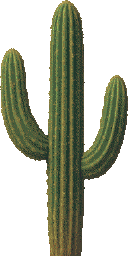
#> input picture assets/forest/desert_big_cactus_1.png, 128 x 256 px, given as the content of the folder ../assets/forest/desert_big_cactus_1.png, which was not available
$ python build-texpack.py ../assets/forest/desert_big_cactus_1.png
#> lines starting #> are read from the running program, lines starting #| are printed output that depends on the picture; after the words box and inside, x2 and y2 are one past the last pixel; in counts of white or black regions, pixels touching at a corner belong together; pictures that were not available may be replaced by others from this repository, and a replacement may not be noted
#!/usr/bin/env python3
"""
MEWD — build the texture pack

    tools/build-texpack.py SRC [SRC ...]

Each SRC is a folder of PNGs the user handed over (the Archive.zip and
textures.7z sets, unpacked). Everything in it, at any depth, goes into
assets/textures as NAME.png; the folder it sat in becomes its GROUP in
the editor's texture browser. Six faces of a skybox (NAME_up, _dn, _fr
or _ft, _bk, _lf, _rt, with or without a trailing 2) are not textures:
they are turned into ONE panorama each in assets/skies, which is what the
sky sphere wears (js/sky.js). Then js/texpack-data.js is written, the
list js/texpack.js reads — keeping the rows tools/prep-vandre.py put in
it (group vandre/...), which come from another repository.

WHAT IS DONE TO A PICTURE ON THE WAY, and it is only ever lossless or
a resize:
  - an alpha channel with nothing in it is dropped
  - anything longer than MAX_SIDE on a side is halved until it is not
  - it is saved optimised, and kept in whichever of the two encodings
    (as it was, or re-encoded) is smaller
  - an animation run longer than PALETTE_RUN frames is palettised to 256
    colours, frame by frame, and halved if it is wider than 512: a
    75-frame test pattern at full size and colour is 24 megabytes, and
    at 423 by 240 in 256 colours it is a test pattern still

THE SKYBOXES are joined by LOOKING, not by trusting their names: every
tool that ever wrote one had its own idea of which face is "left". The
four sides are put in the order whose touching edges match best, and the
top and bottom are turned, of the eight ways they can be, to the one that
meets the sides. A box with alpha in it is laid on black.

Needs Pillow and numpy. The output is committed; this is here so it can
be made again.
"""
import json, os, re, sys
from itertools import permutations
import numpy as np
from PIL import Image

ROOT = os.path.join(os.path.dirname(os.path.abspath(__file__)), '..')
TEX = os.path.join(ROOT, 'assets', 'textures')
SKY = os.path.join(ROOT, 'assets', 'skies')
DATA = os.path.join(ROOT, 'js', 'texpack-data.js')
MAX_SIDE = 2048
PALETTE_RUN = 30
SKY_W, SKY_H = 2048, 1024

# The first archive was flat: its groups, by what the pictures are.
FLAT_GROUPS = [
    (r'^(CONC_|XTX_|DIAG_|CAUTSTR|PARKLOT)', 'concrete'),
    (r'^(DEVPAN|DR1_|EYEDO|REACTB|OP|TERMPAN|KEYBOARD|MONITOR|REDLIGHT|DOOR0)', 'ops room'),
    (r'^(GRASS[0-9]|IVY|LAWNTEST|MOSS|DIRT_|ROCK_)', 'nature'),
    (r'^(CLOUDS|MNTN|TREELINE|RUINLINE)', 'background'),
]
# World units per pixel: the pack is drawn at twice Doom's resolution,
# except where a picture says otherwise (see js/texpack.js).
ONE_TO_ONE = re.compile(r'^(DR1_|\d+TEST$|DEBUG\d+$|OFCCUB02$)')
SKY_FACE = re.compile(r'^(.*?)[_]?(up|dn|fr|ft|bk|lf|rt)2?$', re.I)


def group_of(rel, name):
    d = os.path.dirname(rel).replace(os.sep, '/')
    if d:
        return d.split('/', 1)[-1] if d.startswith('textures/') else d
    for pat, g in FLAT_GROUPS:
        if re.match(pat, name):
            return g
    return 'misc'


def save_small(im, dst, src_path=None):
    im.save(dst, optimize=True)
    if src_path and os.path.getsize(src_path) < os.path.getsize(dst):
        with open(src_path, 'rb') as f, open(dst, 'wb') as g:
            g.write(f.read())


def prepare(path, palettise):
    im = Image.open(path)
    im.load()
    orig_w = im.width
    changed = False
    if im.mode == 'P' and 'transparency' in im.info:
        im = im.convert('RGBA'); changed = True
    elif im.mode not in ('RGB', 'RGBA', 'P', 'L'):
        im = im.convert('RGBA'); changed = True
    if im.mode == 'RGBA':
        a = np.asarray(im)[..., 3]
        if a.min() == 255:
            im = im.convert('RGB'); changed = True
    while max(im.size) > MAX_SIDE:
        im = im.resize((im.width // 2, im.height // 2), Image.NEAREST); changed = True
    if palettise and im.width > 512:
        im = im.resize((im.width // 2, im.height // 2), Image.NEAREST); changed = True
    if palettise and im.mode == 'RGB':
        im = im.quantize(256, method=Image.Quantize.MEDIANCUT, dither=Image.Dither.NONE); changed = True
    masked = False
    if im.mode == 'RGBA':
        masked = bool((np.asarray(im)[..., 3] < 128).any())
    return im, changed, masked, orig_w / im.width


# ---------------------------------------------------------------- skies
# [85 lines left out: functions variants, build_pano, seam, load_face, make_sky, not called in this run]


# ---------------------------------------------------------------- main
def main(srcs):
    os.makedirs(TEX, exist_ok=True); os.makedirs(SKY, exist_ok=True)
    found = {}
    for src in srcs:
        for r, _, fs in os.walk(src):
            for f in sorted(fs):
                if f.lower().endswith('.png'):
                    p = os.path.join(r, f)
                    found[os.path.splitext(f)[0]] = (p, os.path.relpath(p, src))
    # the skyboxes first: six faces with the same stem
    boxes = {}
    for n, (p, rel) in found.items():
        m = SKY_FACE.match(n)
        if m and ('sky' in rel.lower() or 'SKY' in n.upper()):
            face = m.group(2).lower()
            boxes.setdefault(m.group(1).rstrip('_').upper(), {})[face] = p
    skies = []
    for name, faces in sorted(boxes.items()):
        if len(faces) >= 5 and {'up', 'dn', 'bk', 'lf'} <= faces.keys() and faces.keys() & {'fr', 'ft'}:
            skies.append(make_sky(name, faces))
            for p in faces.values():
                found = {k: v for k, v in found.items() if v[0] != p}
    # the runs: a stem and a number, more than one of them
    names = sorted(found)
    stems = {}
    for n in names:
        m = re.match(r'^(.*?)(\d+)$', n)
        if m:
            stems.setdefault(m.group(1), []).append(n)
    rows = []
    for n in names:
        p, rel = found[n]
        run_len = next((len(v) for s, v in stems.items() if n in v), 1)
        im, changed, masked, shrunk = prepare(p, run_len > PALETTE_RUN)
#> in prepare, im is the input picture: PIL image 128x256 RGBA; mean R, G, B, A 37.5, 41.2, 25.3, 110.9
#> in prepare, `a = np.asarray(im)[..., 3]`:
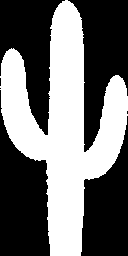
#> a: shape (256, 128); 43.5% white; 1 white region, box (x1, y1, x2, y2) and area: (0, 0, 128, 256) 14251
#> in prepare, `masked = bool((np.asarray(im)[..., 3] < 128).any())`: masked = True
#> changed = False; masked = True; shrunk = 1
        dst = os.path.join(TEX, n + '.png')
        if changed:
            save_small(im, dst)
        else:
            save_small(im, dst, p)
        # a picture made smaller covers the wall it did before, in
        # bigger texels: its scale is of the picture as it was drawn
        k = (1 if ONE_TO_ONE.match(n) else 0.5) * shrunk
#> k = 0.5
        rows.append([n, im.width, im.height, k, 1 if masked else 0, group_of(rel, n)])
    # the vandre project's ground (tools/prep-vandre.py) is not in the
    # archives: its rows are carried over from the list as it stands, so
    # rebuilding the pack does not drop them
    if os.path.exists(DATA):
        have = {r[0] for r in rows}
        body = re.search(r'PACK_LIST = \[\n(.*?)\];', open(DATA).read(), re.S)
        for l in (body.group(1).splitlines() if body else []):
            r = json.loads(l.strip().rstrip(',')) if l.strip() else None
            if r and r[5].startswith('vandre/') and r[0] not in have:
                rows.append(r)
        rows.sort(key=lambda r: r[0])
    with open(DATA, 'w') as f:
        f.write('/* GENERATED by tools/build-texpack.py — do not edit by hand.\n'
                '   [name, width px, height px, world units per px, masked, group] */\n')
        f.write('export const PACK_LIST = [\n')
        for r in rows:
            f.write('  ' + json.dumps(r) + ',\n')
#> this loop made 1 pass
#> r on pass 1: ['desert_big_cactus_1', 128, 256, 0.5, 1, '../../../_only']
        f.write('];\n')
        f.write('export const PACK_SKIES = ' + json.dumps(skies) + ';\n')
    tot = sum(os.path.getsize(os.path.join(TEX, r[0] + '.png')) for r in rows)
    print(f'{len(rows)} textures, {tot / 1e6:.1f} MB; {len(skies)} skies')
#| 1 textures, 0.0 MB; 0 skies


if __name__ == '__main__':
    main(sys.argv[1:])

$ run again, on assets/gore/death_gore.png
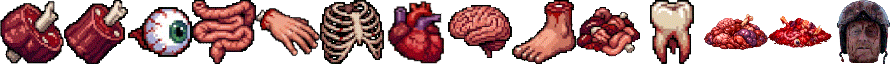
#> input picture assets/gore/death_gore.png, 896 x 64 px, given as the content of the folder ../assets/gore/death_gore.png, which was not available
#> in prepare, im is the input picture: PIL image 896x64 RGBA; mean R, G, B, A 73.6, 38.7, 38.9, 144.2
#> in prepare, `a = np.asarray(im)[..., 3]`:
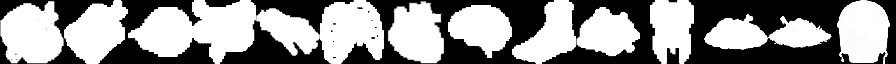
#> a: shape (64, 896); min 0, max 255, mean 144.2
#> in prepare, `masked = bool((np.asarray(im)[..., 3] < 128).any())`: masked = True
#> in main, `im, changed, masked, shrunk = prepare(p, run_len > PALETTE_RUN)`: changed = False; masked = True; shrunk = 1
#> k = 0.5
#> the loop in main, `for r in rows:` made 1 pass
#> r on pass 1: ['death_gore', 896, 64, 0.5, 1, '../../../_only']
#| 1 textures, 0.1 MB; 0 skies
